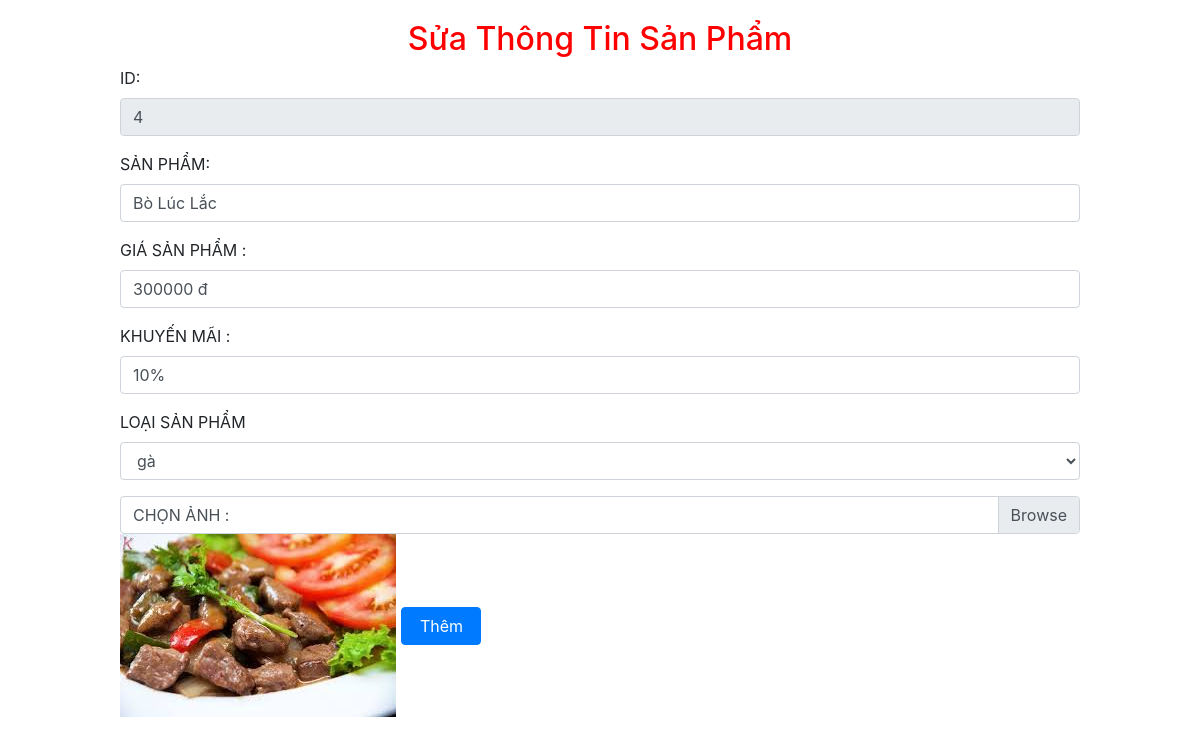
The app's page /php/edit_manage_product.php?id=4 (signed in) with its own data.
### tables this page shows
CREATE TABLE `sp` (
  `id_sp` int(11) NOT NULL,
  `ten_sp` varchar(50) NOT NULL,
  `gia_sp` float NOT NULL,
  `khuyenmai_sp` float NOT NULL,
  `img_sp` text NOT NULL,
  `loai_sp` varchar(50) NOT NULL
);

### php/edit_manage_product.php (the view, shortened to what this page needs)
<?php
    require("connect.php");
    $id =$_GET['id'];
    $sql = "SELECT * FROM sp WHERE id_sp= $id";
    $result = mysqli_query($conn,$sql);
    if($row =mysqli_fetch_array($result)){
      $id_sp=$row['id_sp'];
      $ten_sp = $row['ten_sp'];
      $gia_sp = $row['gia_sp'];
      $khuyenmai_sp = $row['khuyenmai_sp'];
      $file = $row['img_sp'];
    }
?>
<!DOCTYPE html>
<html lang="en">
<head>
  <?php  require("../css/style.php")?>
  <link rel="stylesheet" href="../css/style.css">
  <link rel="stylesheet" href="../css/admin.css">
</head>
<body>
<form style="margin:auto;width:80%;padding-top:20px;" action='' method='post'>
        <h2 style="text-align:center; color:red;">Sửa Thông Tin Sản Phẩm</h2>
        <div class="form-group">
            <label for="exampleFormControlInput1">ID:</label>
            <input type="text" class="form-control"   name="id_sp"  readonly value="<?php echo  $id_sp;?>">
        </div>
        <div class="form-group">
            <label for="exampleFormControlInput1">SẢN PHẨM:</label>
            <input type="text" class="form-control"  placeholder="bò nướng cay" name="ten_sp" value="<?php echo  $ten_sp;?>">
        </div>
        <div class="form-group">
            <label for="exampleFormControlInput1">GIÁ SẢN PHẨM :</label>
            <input type="text" class="form-control"  placeholder="300000 đ" name="gia_sp" value="<?php echo  $gia_sp;?> đ">
        </div>
        <div class="form-group">
            <label for="exampleFormControlInput1">KHUYẾN MÃI :</label>
            <input type="khuyenmai_sp" class="form-control"  placeholder="0$" name="khuyenmai_sp" value="<?php echo  $khuyenmai_sp;?>%">
        </div>
        <div class="form-group">
            <label for="exampleFormControlSelect1">LOẠI SẢN PHẨM</label>
            <select class="form-control" name='loai_sp' >
            <option value='1' >gà</option>
            </select>
        </div>
        <div class="custom-file">
        <label class="custom-file-label" >CHỌN ẢNH :</label>
        </div>
        <img id="image-product" src="<?php echo "../image/".$file ?>" alt="your image" />
        <button type="submit" class="btn btn-primary button " style='margin-top:20px;'>Thêm</button>
</body>
</html>

### css/style.css (style rules this page uses)
* { margin: 0; padding: 0; }

### css/admin.css (style rules this page uses)
.button { margin-bottom:20px; padding-right:10px; margin-right:10px; width:80px; }

### css/style.php (style rules this page uses)
body,html { width: 100% !important; margin: 0px !important; padding: 0px !important; overflow-x: hidden !important; }

### records on screen
sp: id_sp "4", ten_sp "Bò Lúc Lắc", gia_sp "300000 đ", khuyenmai_sp "10%", img_sp (picture)
